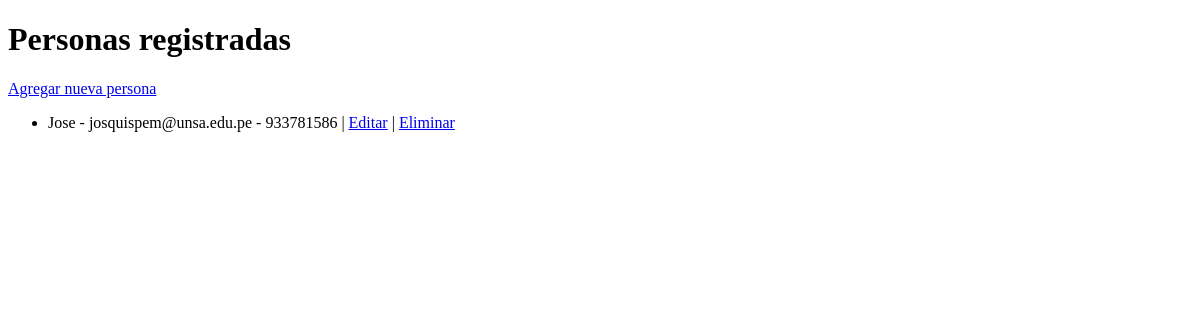
The page /personas/ on the database as committed earlier.
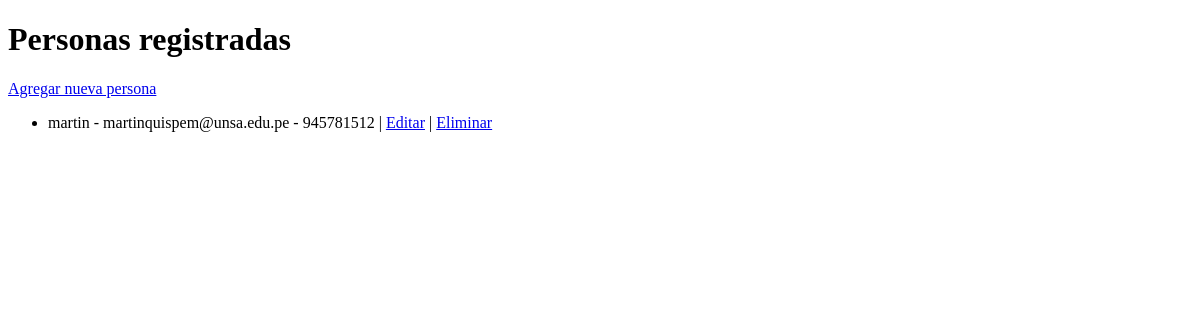
The same page on the database as committed later.
### personas/models.py (models this page shows, shortened)
class Persona(models.Model):
    nombre = models.CharField(max_length=100)
    email = models.EmailField()
    telefono = models.CharField(max_length=20)

### personas/views.py (the view)
# urls.py: path('personas/', lista_personas, name='lista_personas'),
def lista_personas(request):
    personas = Persona.objects.all()
    return render(request, 'personas/lista_personas.html', {'personas': personas})

### personas/templates/personas/lista_personas.html (shortened to what this page needs)
<!DOCTYPE html>
<html>
<head>
</head>
<body>
    <h1>Personas registradas</h1>
    <a href="{% url 'crear_persona' %}">Agregar nueva persona</a>
    <ul>
        {% for persona in personas %}
            <li>
                {{ persona.nombre }} - {{ persona.email }} - {{ persona.telefono }}
                | <a href="{% url 'editar_persona' persona.id %}">Editar</a>
                | <a href="{% url 'eliminar_persona' persona.id %}">Eliminar</a>
            </li>
        {% empty %}
            <li>No hay personas registradas.</li>
        {% endfor %}
    </ul>
</body>
</html>

Rows that differ between the two databases and show on the page:
removed Persona: nombre "Jose", email "josquispem@unsa.edu.pe", telefono "933781586"
added Persona: nombre "martin", email "martinquispem@unsa.edu.pe", telefono "945781512"
